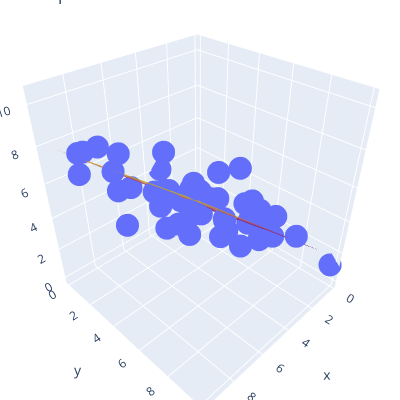

This figure's notebook cell:
### Code cell
import plotly.express as px
import plotly.graph_objects as go

fig = go.Figure(data=[
    go.Scatter3d(x=X[:, 0], y=X[:, 1], z=X[:, 2], mode='markers'),
    go.Surface(x=xx, y=yy, z=z, showscale=False, opacity=0.8),
])

fig.update_layout(
    title='data points',
    width=400,
    height=400,
    margin=dict(l=0, r=0, b=0, t=0),
)
fig.show()
